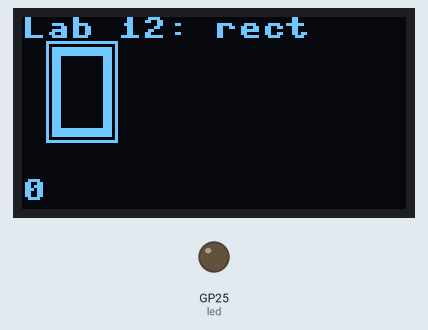
Bench run of a program on a simulated Raspberry Pi Pico running MicroPython. Shown: 128×64 one-colour display, output pins drawn as LEDs (lit = HIGH). Library files of the repository ran but are not shown: ssd1306.py; pins used as bus, display or sensor lines are not drawn; what the program prints to the serial console is not drawn.

Above: at 0.1 s.
At 4.1 s:
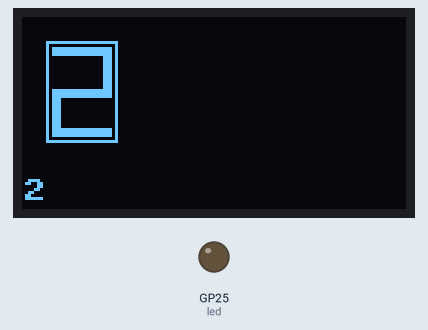
At 10.1 s:
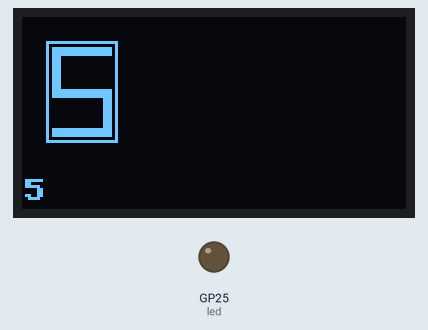
At 20.1 s:
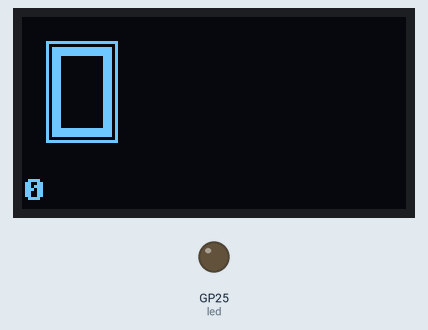
At 28.1 s:
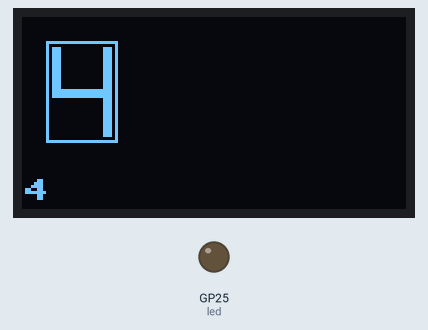
At 38.1 s:
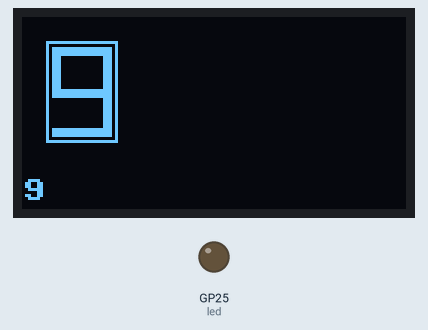

The program:

12-test-segment-draw.py
```python
# Lab 12: Test segment draw
# this lab uses the fill_rect function to draw the segments
import machine
import utime
import ssd1306
from utime import sleep, localtime
led = machine.Pin(25, machine.Pin.OUT)

SCL=machine.Pin(2) # SPI CLock
SDA=machine.Pin(3) # SPI Data
spi=machine.SPI(0, sck=SCL, mosi=SDA, baudrate=100000)

RES = machine.Pin(4)
DC = machine.Pin(5)
CS = machine.Pin(6)
WIDTH = 128
HEIGHT = 64

oled = ssd1306.SSD1306_SPI(WIDTH, HEIGHT, spi, DC, RES, CS)

segmentMapping = [
  #a, b, c, d, e, f, g
  [1, 1, 1, 1, 1, 1, 0], # 0
  [0, 1, 1, 0, 0, 0, 0], # 1
  [1, 1, 0, 1, 1, 0, 1], # 2
  [1, 1, 1, 1, 0, 0, 1], # 3
  [0, 1, 1, 0, 0, 1, 1], # 4
  [1, 0, 1, 1, 0, 1, 1], # 5
  [1, 0, 1, 1, 1, 1, 1], # 6
  [1, 1, 1, 0, 0, 0, 0], # 7
  [1, 1, 1, 1, 1, 1, 1], # 8
  [1, 1, 1, 1, 0, 1, 1]  # 9
];


# x and y are upper-left-corner
# width and height are the dimensions of the digit
# thinkness is the width of the line segments
# color is 1 for white and 0 for black
def drawDigit(digit, x, y, width, height, thinkness, color):
  # get a list of the segments that are on for this digit
  segmentOn = segmentMapping[digit];

  # Draw the horizontal segments: top, bottem, middle
  for i in [0, 3, 6]:
    if (segmentOn[i]):
      if (i==0): # top
          yOffset = 0
      if (i==3):
          yOffset = height - thinkness # bottem element
      if (i==6):
          yOffset = height // 2 - thinkness // 2# bottum
      # oled.line(x - size, y+yOffset-size, x + size, y+yOffset-size, 1);
      oled.fill_rect(x, y+yOffset, width, thinkness, color)

  # Draw the vertical segments ur, lr, ll, ul
  for i in [1, 2, 4, 5]:
    if (segmentOn[i]) :
      # upper vertical lines
      if (i==1 or i==5):
          startY = y
          endY = y + height // 2
      # lower two vertical lines (2=lower right and 4=lower left)
      if (i==2 or i==4):
          startY = y + height // 2
          endY = y + height
      if (i==4 or i==5): xOffset = 0
      if (i==1 or i==2): xOffset = width-thinkness

      oled.fill_rect(x+xOffset, startY, thinkness, endY-startY, color)


oled.fill(0)
oled.text('Lab 12: rect', 0, 0, 1)
x = 10 # upper left corner x
y = 10 # upper left corner y
w = 20 # digit width
h = 30 # digit height
t = 3

while True:
    for i in range(0, 10):

        print(i)
        # create an outline on px away from the drawing region
        oled.rect(x-2, y-2, w+4, h+4, 1)
        # draw one digit
        drawDigit(i, x, y, w, h, t, 1)
        # draw a second digit
        #drawDigit(i, x + w + 4, w, h, t, 1)
        oled.text(str(i), 0, 54, 1)
        oled.show()
        sleep(2)
        oled.fill(0)
```

Measured:
- what the display in image 0 shows lasts 2.0 s, from 0.0 s to 2.0 s
